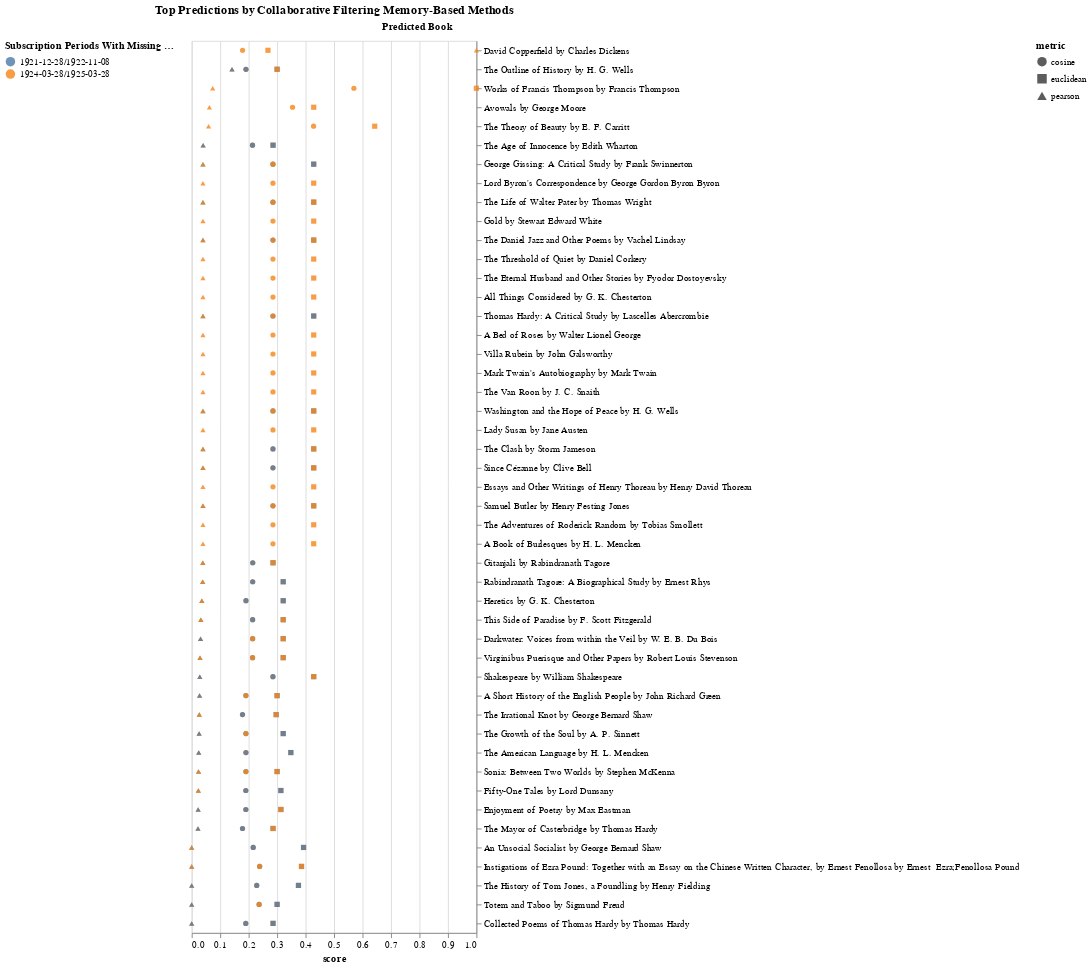

Notebook code for this chart:
### Code cell
chart

### Figure 1 — Vega-Lite specification as saved in the notebook (floating-point values rounded to 4 significant figures; data arrays with more than 128 entries replaced by an {"elided": "..."} marker saying what was removed)
{"config": {"view": {"continuousWidth": 400, "continuousHeight": 300}, "axisY": {"labelLimit": 1000, "titleAlign": "left", "titleAngle": 0, "titleX": -100, "titleY": -10}}, "data": {"name": "data-d763745caeedf277f9e55aa957a7394c"}, "mark": {"type": "point", "filled": true, "opacity": 0.8, "thickness": 3}, "encoding": {"color": {"field": "period", "legend": {"orient": "left", "title": "Subscription Periods With Missing Records"}, "type": "nominal"}, "shape": {"field": "metric", "type": "nominal"}, "x": {"field": "score", "type": "quantitative"}, "y": {"axis": {"orient": "right", "title": "Predicted Book"}, "field": "formatted_chart_title", "sort": "-x", "type": "nominal"}}, "title": "Top Predictions by Collaborative Filtering Memory-Based Methods", "width": 300, "$schema": "https://vega.github.io/schema/vega-lite/v4.17.0.json", "datasets": {"data-d763745caeedf277f9e55aa957a7394c": {"elided": "231 records"}}}
